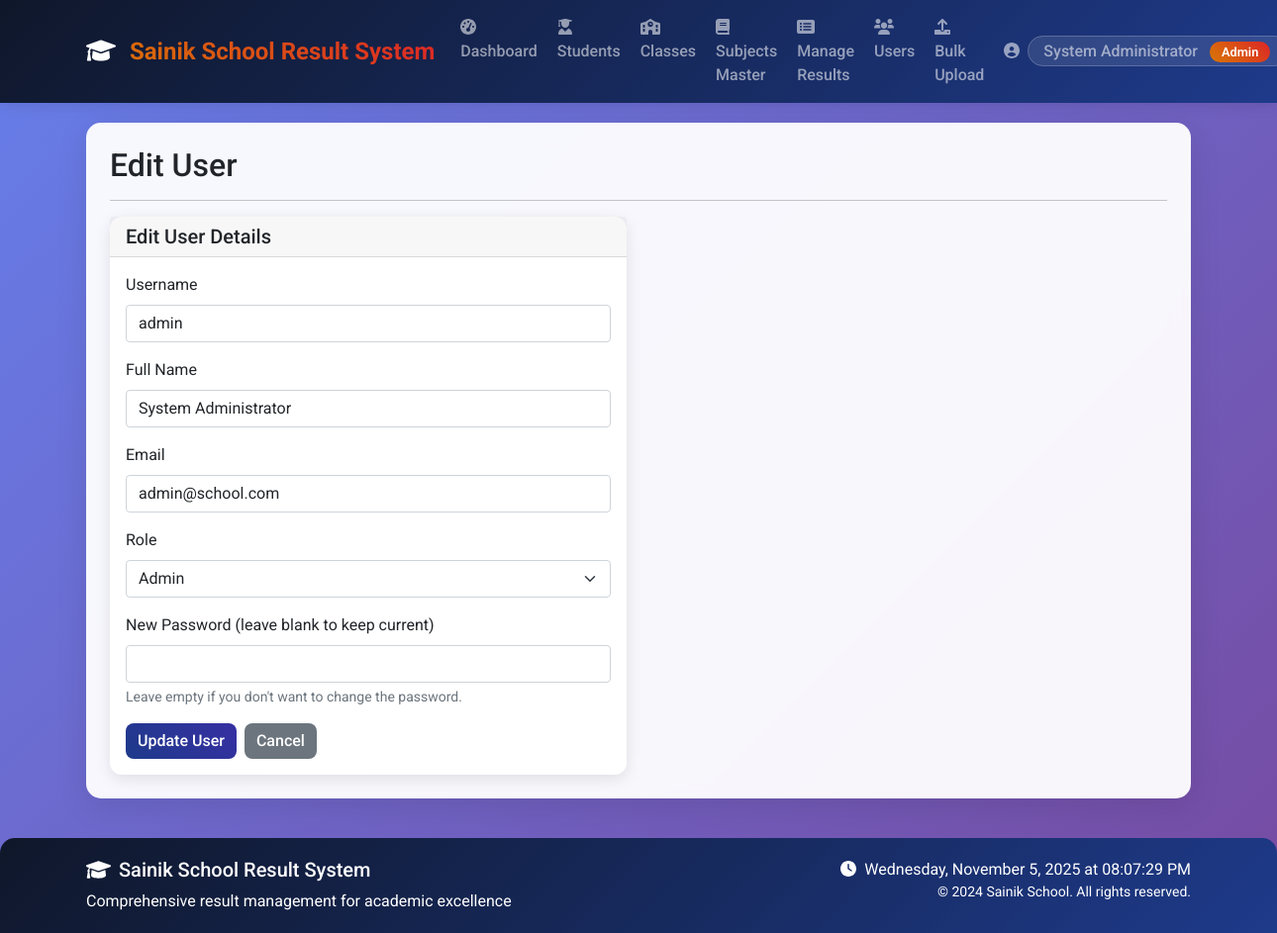
The page /admin/edit_user/1 (signed in) on the database as committed earlier.
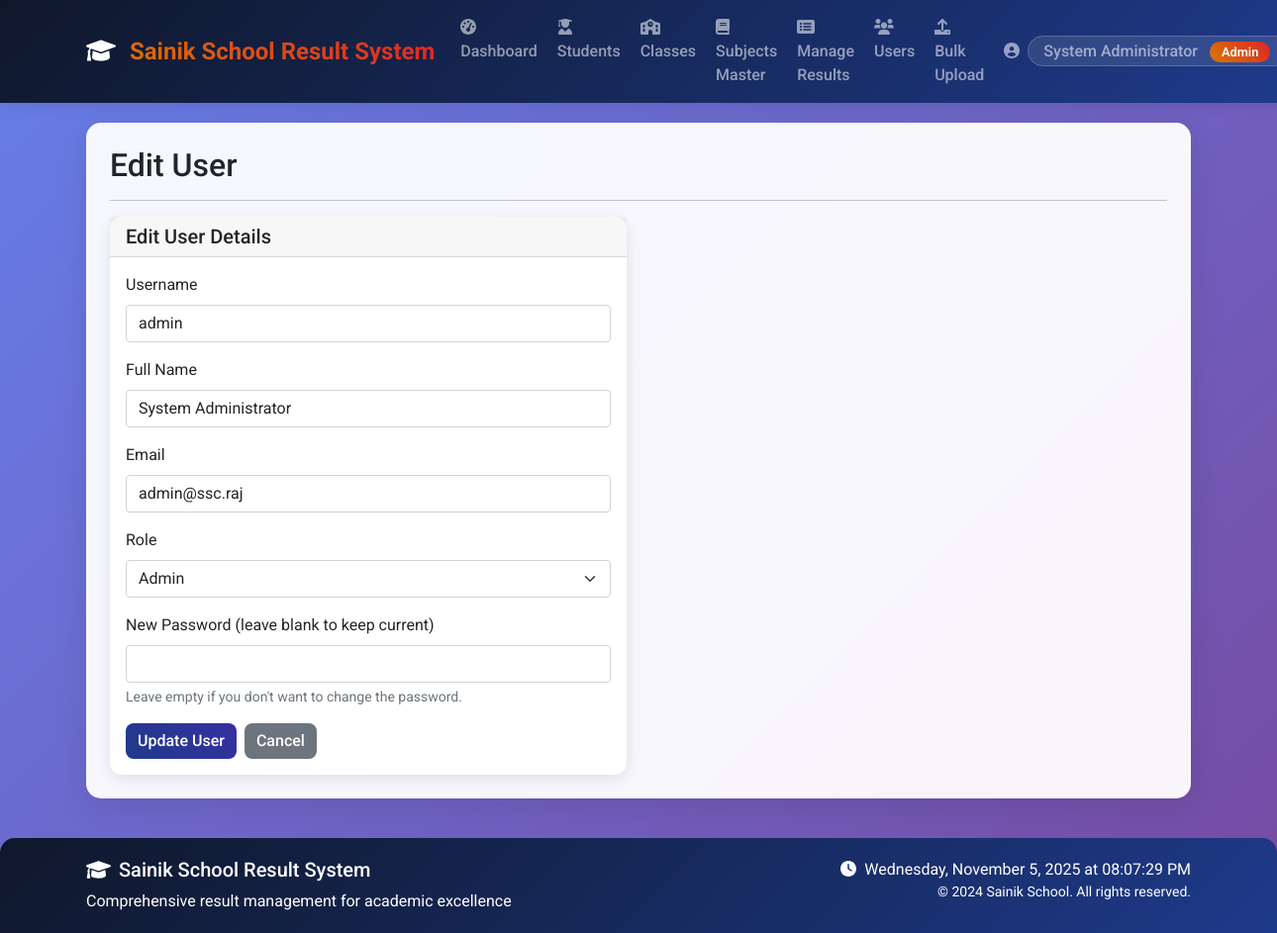
The same page on the database as committed later.
### tables this page shows
CREATE TABLE users (
            id INTEGER PRIMARY KEY AUTOINCREMENT,
            username TEXT UNIQUE NOT NULL,
            password TEXT NOT NULL,
            role TEXT NOT NULL CHECK(role IN ('admin', 'teacher', 'student')),
            name TEXT NOT NULL,
            email TEXT,
            created_at TIMESTAMP DEFAULT CURRENT_TIMESTAMP
        , student_id INTEGER REFERENCES students(id));

### app.py (the view)
@app.route('/admin/edit_user/<int:user_id>')
@login_required
def edit_user(user_id):
    if current_user.role != 'admin':
        flash('Access denied!', 'danger')
        return redirect(url_for('index'))
    user = User.get_by_id(user_id)
    if not user:
        flash('User not found!', 'danger')
        return redirect(url_for('manage_users'))
    if user.role == 'student':
        student_profile = Student.get_student_by_user_id(user_id)
        if student_profile:
            return redirect(url_for('edit_student', student_id=student_profile['id']))
        else:
            flash('This student has no profile. Editing basic user info.', 'warning')
    return render_template('edit_user.html', user=user)

### app.py (called while the page is built)
@login_manager.user_loader
def load_user(user_id):
    return LoginUser.get(user_id)

### auth.py (called while the page is built)
    @staticmethod
    def get(user_id):
        user = User.get_by_id(user_id)
        if user:
            return LoginUser(user.id, user.username, user.role, user.name)
        return None

### database.py (called while the page is built)
def get_db_connection():
    conn = sqlite3.connect('school_results.db')
    conn.row_factory = sqlite3.Row
    return conn

### models.py (called while the page is built)
    @staticmethod
    def get_by_id(user_id):
        conn = get_db_connection()
        user = conn.execute(
            'SELECT * FROM users WHERE id = ?', (user_id,)
        ).fetchone()
        conn.close()
        if user:
            return User(
                id=user['id'],
                username=user['username'],
                password=user['password'],
                role=user['role'],
                name=user['name'],
                email=user['email']
            )
        return None

### templates/edit_user.html (shortened to what this page needs)
{% extends "base.html" %}
{% block content %}
<div class="row">
    <div class="col-12">
        <h2>Edit User</h2>
        <hr>
    </div>
</div>
<div class="row">
    <div class="col-md-6">
        <div class="card">
            <div class="card-header">
                <h5 class="card-title mb-0">Edit User Details</h5>
            </div>
            <div class="card-body">
                <form id="editUserForm">
                    <div class="mb-3">
                        <label for="username" class="form-label">Username</label>
                        <input type="text" class="form-control" id="username" name="username" value="{{ user.username }}" required>
                    </div>
                    <div class="mb-3">
                        <label for="name" class="form-label">Full Name</label>
                        <input type="text" class="form-control" id="name" name="name" value="{{ user.name }}" required>
                    </div>
                    <div class="mb-3">
                        <label for="email" class="form-label">Email</label>
                        <input type="email" class="form-control" id="email" name="email" value="{{ user.email }}">
                    </div>
                    <div class="mb-3">
                        <label for="role" class="form-label">Role</label>
                        <select class="form-select" id="role" name="role" required>
                            <option value="admin" {% if user.role == 'admin' %}selected{% endif %}>Admin</option>
                        </select>
                    </div>
                    <div class="mb-3">
                        <label for="password" class="form-label">New Password (leave blank to keep current)</label>
                        <input type="password" class="form-control" id="password" name="password">
                        <div class="form-text">Leave empty if you don't want to change the password.</div>
                    </div>
                    <div class="d-flex gap-2">
                        <button type="submit" class="btn btn-primary">Update User</button>
                        <a href="{{ url_for('manage_users') }}" class="btn btn-secondary">Cancel</a>
                    </div>
                </form>
            </div>
        </div>
    </div>
</div>
{% endblock %}

### templates/base.html (shortened to what the changed rows need)
<!DOCTYPE html>
<html lang="en">
<head>
    <link href="https://cdn.jsdelivr.net/npm/bootstrap@5.1.3/dist/css/bootstrap.min.css" rel="stylesheet">
    <link rel="stylesheet" href="https://cdnjs.cloudflare.com/ajax/libs/font-awesome/6.0.0/css/all.min.css">
</head>
<body>
    <nav class="navbar navbar-expand-lg navbar-dark bg-primary sticky-top">
        <div class="container">
            <div class="collapse navbar-collapse" id="navbarNav">
                <div class="navbar-nav ms-auto">
                    {% if current_user.is_authenticated %}
                        <div class="nav-item dropdown">
                            <a class="nav-link dropdown-toggle" href="#" id="navbarDropdown" role="button" data-bs-toggle="dropdown">
                                <i class="fas fa-user-circle me-1"></i>
                                <span class="welcome-text">
                                    {{ current_user.name }}
                                    <span class="role-badge ms-2">{{ current_user.role|title }}</span>
                                </span>
                            </a>
                        </div>
                    {% else %}
                        <a class="nav-link" href="{{ url_for('login') }}">
                            <i class="fas fa-sign-in-alt me-1"></i>Login
                        </a>
                    {% endif %}
                </div>
            </div>
        </div>
    </nav>
    <div class="container">
        <div class="main-container p-4">
            {% block content %}{% endblock %}
        </div>
    </div>
</body>
</html>

Rows that differ between the two databases and show on the page:
changed users "System Administrator": email "admin@school.com" → "admin@ssc.raj"
